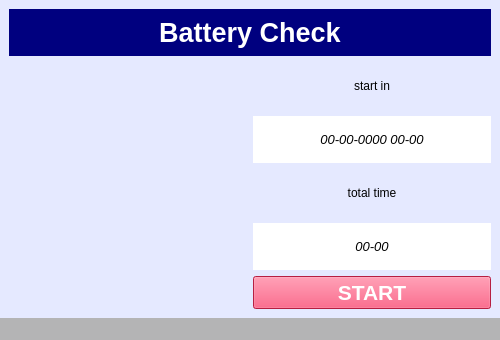
<?xml version="1.0" encoding="UTF-8"?>
<ui version="4.0">
 <class>MainWindow</class>
 <widget class="QMainWindow" name="MainWindow">
  <property name="geometry">
   <rect>
    <x>0</x>
    <y>0</y>
    <width>500</width>
    <height>340</height>
   </rect>
  </property>
  <property name="minimumSize">
   <size>
    <width>500</width>
    <height>340</height>
   </size>
  </property>
  <property name="maximumSize">
   <size>
    <width>550</width>
    <height>350</height>
   </size>
  </property>
  <property name="windowTitle">
   <string>MainWindow</string>
  </property>
  <property name="styleSheet">
   <string notr="true">background-color: rgb(180, 180, 181);</string>
  </property>
  <widget class="QWidget" name="centralwidget">
   <property name="styleSheet">
    <string notr="true">background-color: rgb(229, 233, 255);</string>
   </property>
   <layout class="QGridLayout" name="gridLayout">
    <item row="0" column="0" colspan="2">
     <widget class="QLabel" name="label">
      <property name="font">
       <font>
        <pointsize>20</pointsize>
        <weight>75</weight>
        <bold>true</bold>
       </font>
      </property>
      <property name="styleSheet">
       <string notr="true">color: rgb(255, 255, 255);
background-color: rgb(0, 0, 127);
</string>
      </property>
      <property name="text">
       <string>Battery Check</string>
      </property>
      <property name="alignment">
       <set>Qt::AlignCenter</set>
      </property>
     </widget>
    </item>
    <item row="1" column="0" rowspan="5">
     <widget class="QLabel" name="label_2">
      <property name="text">
       <string/>
      </property>
      <property name="pixmap">
       <pixmap>../../Images/laptop battery.png</pixmap>
      </property>
      <property name="scaledContents">
       <bool>true</bool>
      </property>
     </widget>
    </item>
    <item row="1" column="1">
     <widget class="QLabel" name="label_4">
      <property name="styleSheet">
       <string notr="true"/>
      </property>
      <property name="text">
       <string>start in</string>
      </property>
      <property name="alignment">
       <set>Qt::AlignCenter</set>
      </property>
     </widget>
    </item>
    <item row="2" column="1">
     <widget class="QLabel" name="startInLabel">
      <property name="font">
       <font>
        <pointsize>10</pointsize>
        <italic>true</italic>
       </font>
      </property>
      <property name="styleSheet">
       <string notr="true">background-color: rgb(255, 255, 255);</string>
      </property>
      <property name="text">
       <string>00-00-0000 00-00</string>
      </property>
      <property name="alignment">
       <set>Qt::AlignCenter</set>
      </property>
     </widget>
    </item>
    <item row="3" column="1">
     <widget class="QLabel" name="label_5">
      <property name="styleSheet">
       <string notr="true"/>
      </property>
      <property name="text">
       <string>total time</string>
      </property>
      <property name="alignment">
       <set>Qt::AlignCenter</set>
      </property>
     </widget>
    </item>
    <item row="4" column="1">
     <widget class="QLabel" name="timeLabel">
      <property name="font">
       <font>
        <pointsize>10</pointsize>
        <italic>true</italic>
       </font>
      </property>
      <property name="styleSheet">
       <string notr="true">background-color: rgb(255, 255, 255);</string>
      </property>
      <property name="text">
       <string>00-00</string>
      </property>
      <property name="alignment">
       <set>Qt::AlignCenter</set>
      </property>
     </widget>
    </item>
    <item row="5" column="1">
     <widget class="QPushButton" name="startButton">
      <property name="font">
       <font>
        <pointsize>16</pointsize>
        <weight>75</weight>
        <bold>true</bold>
       </font>
      </property>
      <property name="styleSheet">
       <string notr="true">color: rgb(255, 255, 255);
background-color: rgb(255, 44, 93);</string>
      </property>
      <property name="text">
       <string>START</string>
      </property>
     </widget>
    </item>
   </layout>
  </widget>
  <widget class="QStatusBar" name="statusbar"/>
 </widget>
 <resources/>
 <connections/>
</ui>
